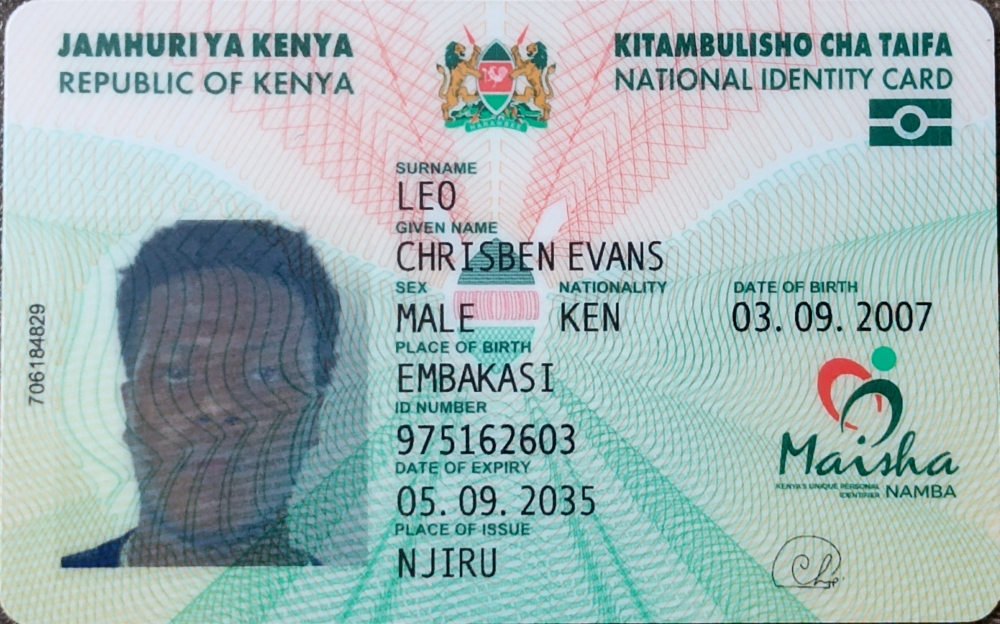
#> input picture backend/data/forensics/original/IMG_20250924_121136_884~2.jpg, 2998 x 1872 px (shown at 1/3 size)
$ python -i ocr_fix.py   (imports and definitions only)   (older library calls are emulated)
#> lines starting #> are read from the running program, lines starting #| are printed output that depends on the picture; after the words box and inside, x2 and y2 are one past the last pixel; in counts of white or black regions, pixels touching at a corner belong together
#> further down, picture is the input picture: shape (1872, 2998, 3); mean B, G, R 182.2, 182, 161.5
### backend/app/logic/image_utils.py
"""
image_utils.py  —  centralised image normalisation utilities.
Place at:  app/logic/image_utils.py
"""
import cv2
import numpy as np
from typing import Optional


def ensure_bgr_image(image: np.ndarray, source_is_rgb: bool = False) -> np.ndarray:
#> called with source_is_rgb = False
    if image is None:
        raise ValueError("ensure_bgr_image received None")
    if image.dtype != np.uint8:
        if image.dtype in (np.float32, np.float64):
            image = (image * 255 if image.max() <= 1.0 else image).clip(0, 255).astype(np.uint8)
        else:
            image = image.astype(np.uint8)
    if image.ndim == 2:
        return cv2.cvtColor(image, cv2.COLOR_GRAY2BGR)
    if image.ndim == 3:
        ch = image.shape[2]
        if ch == 1: return cv2.cvtColor(image[:, :, 0], cv2.COLOR_GRAY2BGR)
        if ch == 3: return cv2.cvtColor(image, cv2.COLOR_RGB2BGR) if source_is_rgb else image
        if ch == 4: return cv2.cvtColor(image, cv2.COLOR_BGRA2BGR)
    raise ValueError(f"ensure_bgr_image: unexpected shape {image.shape} / dtype {image.dtype}")


def ensure_gray_image(image: np.ndarray) -> np.ndarray:
    if image is None:
        raise ValueError("ensure_gray_image received None")
    return cv2.cvtColor(ensure_bgr_image(image), cv2.COLOR_BGR2GRAY)


# [7 lines left out: function decode_image_safe, not called in this run]

### backend/app/services/document_service.py
from app.logic.ocr_fix import _prepare_for_ocr, _score_ocr_text
from app.logic.handheld_ocr import extract_text_handheld
"""
document_service.py  v4
Kenyan National ID — targeted extraction.

TWO strategies run in parallel, best result wins:
  A) MRZ crop  — crops bottom 30% of back image (white bg, monospace font)
                  → most reliable, used for back-of-card images
  B) Color mask — masks out the teal/green guilloche background on front
                  → used for front-of-card images
"""

import cv2, numpy as np, base64, logging, re
from typing import Optional
from datetime import datetime
from PIL import Image
import pytesseract
from app.logic.ocr_fix import _ocr_variants_improved
from app.logic.image_utils import ensure_bgr_image, ensure_gray_image, decode_image_safe

logger = logging.getLogger(__name__)


# ─────────────────────────────────────────────────────────────────────────────
#  LOW-LEVEL HELPERS
# ─────────────────────────────────────────────────────────────────────────────

# [6 lines left out: function _scale_up, not called in this run]


def _rotate(img: np.ndarray, angle: int) -> np.ndarray:
    if angle == 0:   return img
    if angle == 90:  return cv2.rotate(img, cv2.ROTATE_90_CLOCKWISE)
    if angle == 180: return cv2.rotate(img, cv2.ROTATE_180)
    if angle == 270: return cv2.rotate(img, cv2.ROTATE_90_COUNTERCLOCKWISE)
    return img


def _correct_rotation(bgr: np.ndarray) -> np.ndarray:
    gray = ensure_gray_image(bgr)
    _, binary = cv2.threshold(gray, 0, 255, cv2.THRESH_BINARY_INV + cv2.THRESH_OTSU)
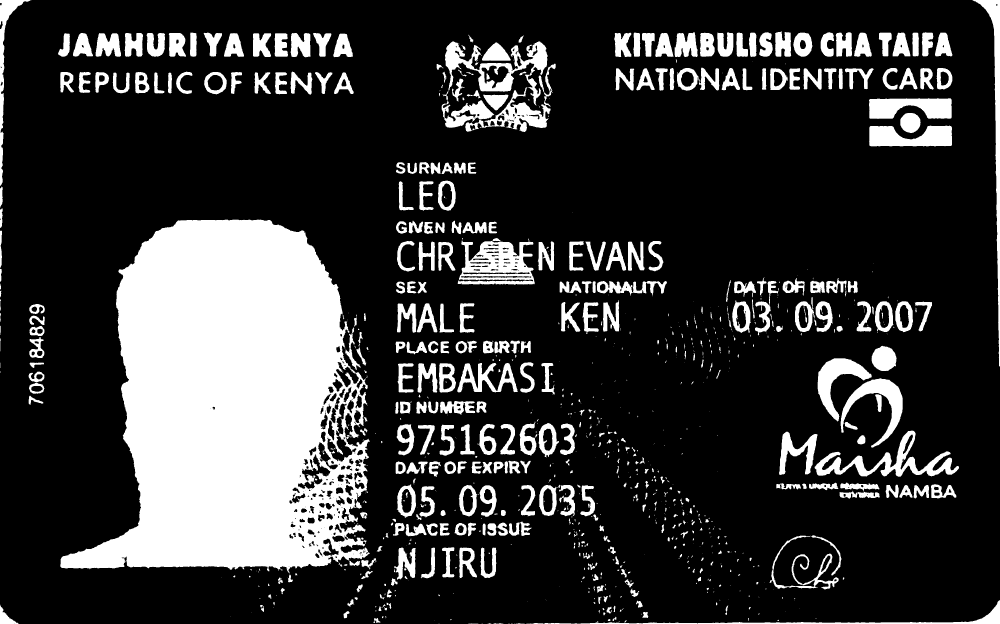
#> binary: shape (1872, 2998) (shown at 1/3 size); 20.9% white; 1070 white regions (533 under 20 px), largest, box (x1, y1, x2, y2) and area: (181, 659, 1110, 1718) 658148, (1373, 721, 1604, 854) 18915, (1335, 124, 1643, 316) 17205
    best_angle, best_var = 0, -1.0
    for angle in (0, 90, 180, 270):
        var = float(np.var(np.sum(_rotate(binary, angle), axis=1).astype(float)))
        if var > best_var:
            best_var, best_angle = var, angle
#> this loop made 4 passes
#> (best_var, best_angle) on pass 1: (1.08e+10, 0)
#> after the loop, best_angle = 0; best_var = 1.08e+10
    return _rotate(bgr, best_angle) if best_angle else bgr


# [576 lines left out: functions _real_word_score, _ocr_mrz_region, _ocr_color_mask, _ocr_red_channel, _is_handheld_photo, _ocr_variants_improved and 10 more, not called in this run]


# ─────────────────────────────────────────────────────────────────────────────
#  DOCUMENT SCANNING SERVICE
# ─────────────────────────────────────────────────────────────────────────────

class DocumentScanningService:

    def __init__(self):
        try:
            pytesseract.pytesseract.tesseract_cmd = "/usr/bin/tesseract"
        except Exception:
            logger.warning("Tesseract not found")

    # [129 lines left out: functions decode_base64_image, analyze_document_quality, detect_forgery_indicators, detect_document_type, _passport_fields, process_document, not called in this run]


# ─────────────────────────────────────────────────────────────────────────────
#  GLOBAL INSTANCE + PIPELINE HELPERS
# ─────────────────────────────────────────────────────────────────────────────

document_service = DocumentScanningService()


# [19 lines left out: function detect_pixel_anomalies, not called in this run]


def calculate_forgery_score(image: np.ndarray) -> float:
    return detect_pixel_anomalies(image).get("anomaly_score", 0.5)


def get_reconstruction(image: np.ndarray) -> np.ndarray:
    try:   return ensure_gray_image(image)
    except: return image


# ─────────────────────────────────────────────────────────────────────────────
#  SELF-TEST
# ─────────────────────────────────────────────────────────────────────────────

# [54 lines that do not run on import are left out]

### backend/app/logic/ocr_fix.py

# ── IMPROVED _ocr_variants for real ID card photos ────────────────────────────
# Replaces the existing _ocr_variants function in document_scanning_service.py
# Key improvements:
#   1. Downscale huge images to ~1400px width before OCR (not upscale)
#   2. Aggressive background removal using morphological tophat
#   3. Multiple crop attempts on different regions of the card
#   4. Score OCR results by % of recognisable words vs noise

import cv2, numpy as np
from PIL import Image
import pytesseract, re

# [158 lines left out: functions _prepare_for_ocr, _score_ocr_text, _ocr_variants_improved, not called in this run]
    h, w = bgr.shape[:2]

    # 1. Resize: target 1400px on longest side
    #    (too large = background noise dominates; too small = text lost)
    max_dim = max(h, w)
    if max_dim > 1600:
        scale = 1400 / max_dim
        bgr = cv2.resize(bgr, None, fx=scale, fy=scale,
                         interpolation=cv2.INTER_AREA)   # AREA is best for downscaling
    elif max_dim < 800:
        scale = 1400 / max_dim
        bgr = cv2.resize(bgr, None, fx=scale, fy=scale,
                         interpolation=cv2.INTER_CUBIC)

    gray = ensure_gray_image(bgr)
    h2, w2 = gray.shape[:2]

    variants = []

    # A. CLAHE + Otsu  (baseline)
    clahe = cv2.createCLAHE(clipLimit=2.0, tileGridSize=(8,8))
    enh   = clahe.apply(gray)
    _, ot = cv2.threshold(enh, 0, 255, cv2.THRESH_BINARY + cv2.THRESH_OTSU)
    variants.append(("otsu", ot))

    # B. Adaptive threshold  (handles uneven lighting on ID gradients)
    ada = cv2.adaptiveThreshold(enh, 255,
          cv2.ADAPTIVE_THRESH_GAUSSIAN_C, cv2.THRESH_BINARY, 11, 4)
    variants.append(("adaptive", ada))

    # C. Morphological tophat  (isolates bright text on dark background)
    kernel = cv2.getStructuringElement(cv2.MORPH_RECT, (15, 3))
    tophat = cv2.morphologyEx(gray, cv2.MORPH_TOPHAT, kernel)
    _, tt  = cv2.threshold(tophat, 0, 255, cv2.THRESH_BINARY + cv2.THRESH_OTSU)
    variants.append(("tophat", tt))

    # D. Blackhat  (isolates dark text on bright background)
    bhat = cv2.morphologyEx(gray, cv2.MORPH_BLACKHAT, kernel)
    _, bh = cv2.threshold(bhat, 0, 255, cv2.THRESH_BINARY + cv2.THRESH_OTSU)
    variants.append(("blackhat", bh))

    # E. Sharpened  (helps with slightly blurry photos)
    sharp_k = np.array([[0,-1,0],[-1,5,-1],[0,-1,0]])
    sharp   = cv2.filter2D(enh, -1, sharp_k)
    _, sh   = cv2.threshold(sharp, 0, 255, cv2.THRESH_BINARY + cv2.THRESH_OTSU)
    variants.append(("sharp_otsu", sh))

    # F. Right half only  (ID number + dates are usually on the right)
    right = enh[:, w2//2:]
    _, rr = cv2.threshold(right, 0, 255, cv2.THRESH_BINARY + cv2.THRESH_OTSU)
    variants.append(("right_half", rr))

    # G. Left half  (name is usually on the left side, below the photo)
    left = enh[h2//3:, :w2//2]   # skip top third (logo area)
    _, ll = cv2.threshold(left, 0, 255, cv2.THRESH_BINARY + cv2.THRESH_OTSU)
    variants.append(("left_lower", ll))

    # H. Bottom 60%  (most text fields are in the lower portion)
    bottom = enh[int(h2*0.35):]
    _, bo  = cv2.threshold(bottom, 0, 255, cv2.THRESH_BINARY + cv2.THRESH_OTSU)
    ada_bo = cv2.adaptiveThreshold(bottom, 255,
             cv2.ADAPTIVE_THRESH_GAUSSIAN_C, cv2.THRESH_BINARY, 11, 4)
    variants.append(("bottom_otsu", bo))
    variants.append(("bottom_ada",  ada_bo))

    return variants


def _score_ocr_text(text: str) -> float:
    """
    Score OCR output quality — higher = more likely real text.
    Penalises noise characters, rewards recognisable words.
    """
    if not text or len(text) < 10:
        return 0.0

    words = text.split()
    if not words:
        return 0.0

    # Count words that look like real words (mostly letters, 2+ chars)
    real_words = sum(1 for w in words
                     if len(w) >= 2 and sum(c.isalpha() for c in w) / len(w) > 0.6)

    # Bonus for known Kenyan ID keywords
    keywords = [
        "KENYA", "REPUBLIC", "NATIONAL", "IDENTITY", "SURNAME",
        "GIVEN", "MALE", "FEMALE", "SEX", "DATE", "BIRTH",
        "JAMHURI", "KITAMBULISHO", "KEN", "EXPIRY", "PLACE",
    ]
    keyword_hits = sum(1 for kw in keywords if kw in text.upper())

    score = (real_words / len(words)) + (keyword_hits * 0.1)
    return score


def _ocr_variants_improved(image: np.ndarray) -> str:
    """
    Improved OCR for real ID card photos.
    Uses multiple preprocessing strategies and picks the best result.
    """
    from app.logic.image_utils import ensure_bgr_image
    from app.services.document_service import _correct_rotation

    bgr = _correct_rotation(ensure_bgr_image(image))

    configs = [
        "--oem 3 --psm 6 -l eng",
        "--oem 3 --psm 3 -l eng",
        "--oem 3 --psm 11 -l eng",
        "--oem 3 --psm 4 -l eng",
        "--oem 3 --psm 6 -l eng+swa",
    ]

    best_text, best_score = "", 0.0
    variants = _prepare_for_ocr(bgr)
#> in _prepare_for_ocr, `_, rr = cv2.threshold(right, 0, 255, cv2.THRESH_BINARY + cv2.THRESH_OT..`:
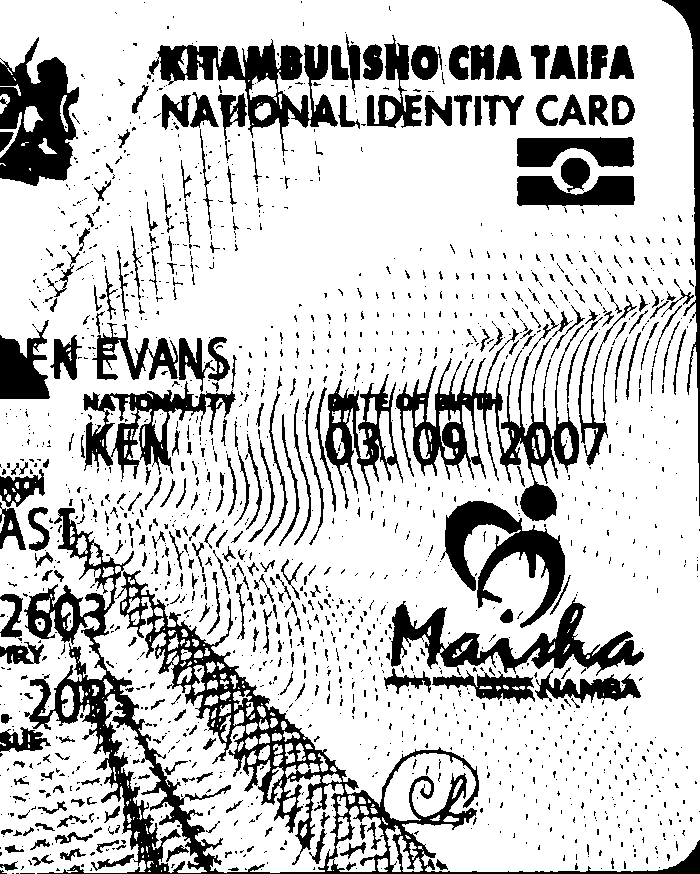
#> rr: shape (874, 700); 78.5% white; 1659 black regions (1336 under 20 px), largest, box (x1, y1, x2, y2) and area: (24, 508, 700, 874) 28310, (396, 309, 584, 521) 8826, (0, 37, 79, 186) 7109
#> in _prepare_for_ocr, `left = enh[h2//3:, :w2//2]`:
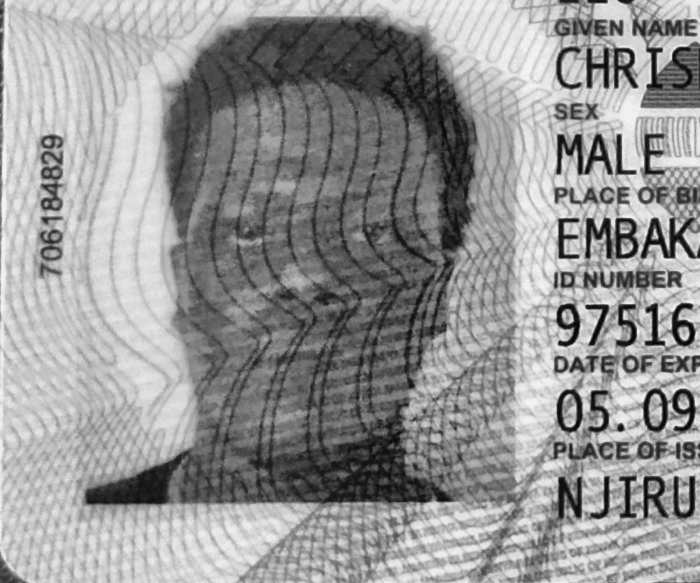
#> left: shape (583, 700); min 2, max 246, mean 148.5
#> in _prepare_for_ocr, `_, ll = cv2.threshold(left, 0, 255, cv2.THRESH_BINARY + cv2.THRESH_OTSU)`:
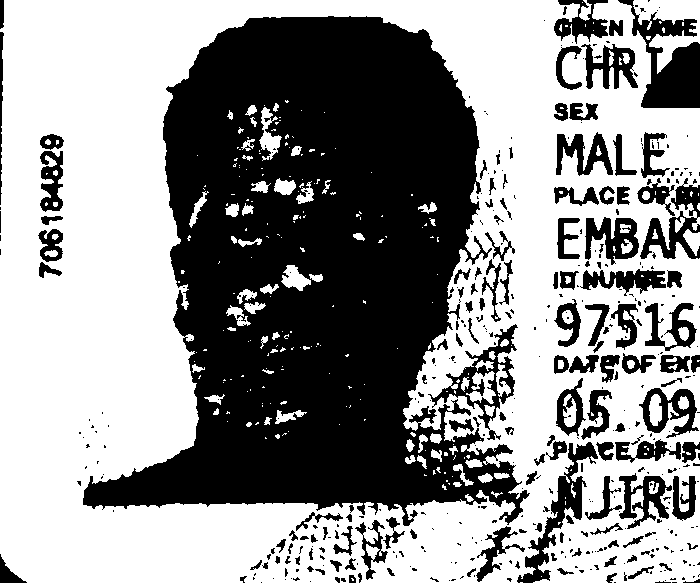
#> ll: shape (583, 700); 57.4% white; 430 black regions (282 under 20 px), largest, box (x1, y1, x2, y2) and area: (83, 16, 530, 526) 131797, (618, 0, 700, 108) 4007, (517, 442, 598, 583) 2445
#> in _prepare_for_ocr, `bottom = enh[int(h2*0.35):]`:
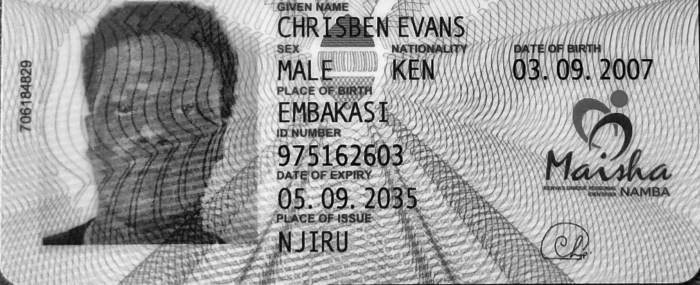
#> bottom: shape (569, 1400) (shown at 1/2 size); min 1, max 246, mean 158.5
#> in _prepare_for_ocr, `_, bo  = cv2.threshold(bottom, 0, 255, cv2.THRESH_BINARY + cv2.THRESH_..`:
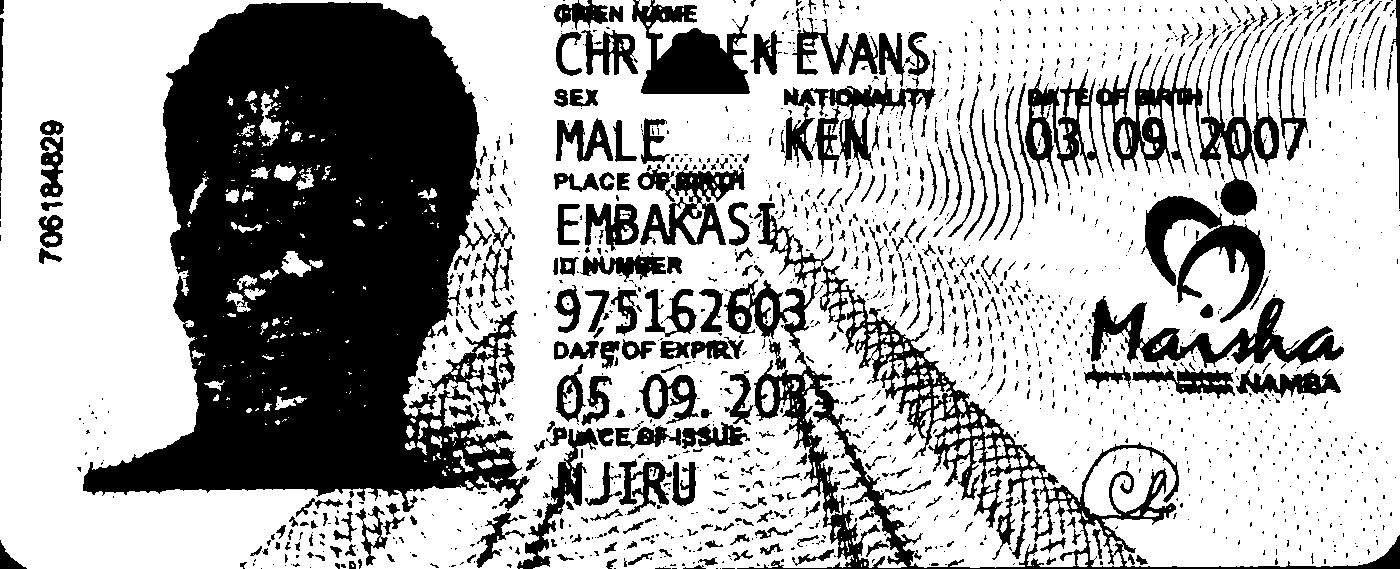
#> bo: shape (569, 1400); 67.4% white; 1659 black regions (1266 under 20 px), largest, box (x1, y1, x2, y2) and area: (83, 2, 530, 512) 131797, (724, 203, 1400, 569) 25254, (1096, 42, 1258, 216) 7300
#> in _prepare_for_ocr, `ada_bo = cv2.adaptiveThreshold(bottom, 255, cv2.ADAPTIVE_THRESH_GAUSSI..`:
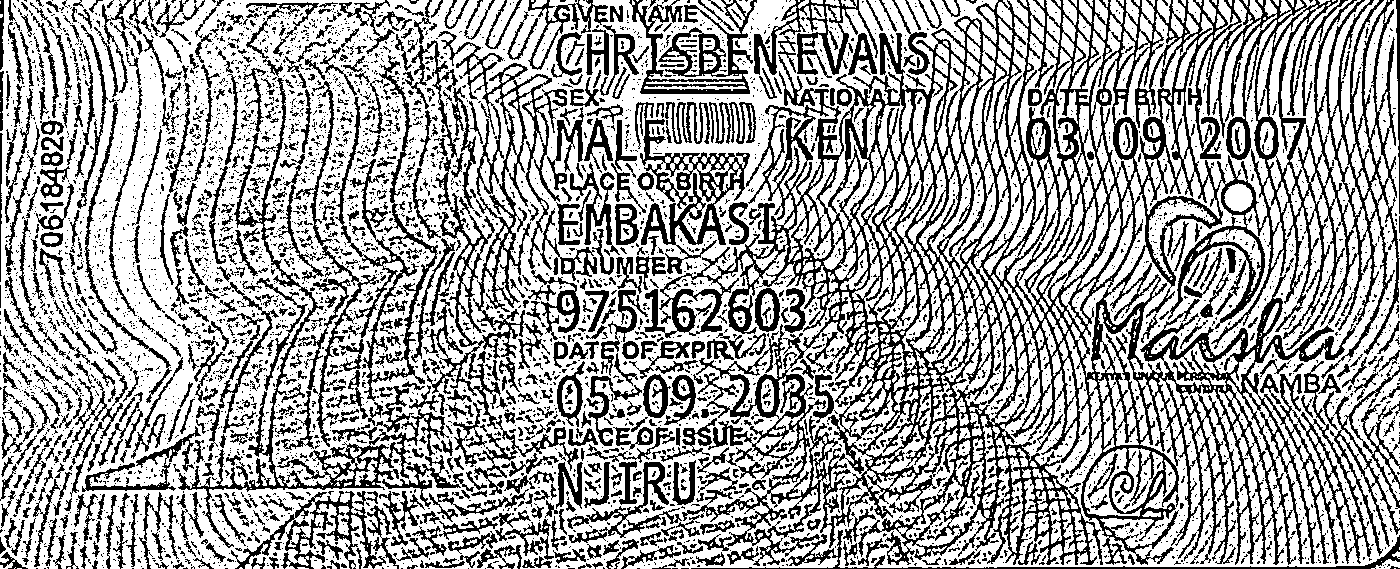
#> ada_bo: shape (569, 1400); 64.8% white; 5136 black regions (4239 under 20 px), largest, box (x1, y1, x2, y2) and area: (644, 0, 1400, 566) 114521, (423, 31, 567, 429) 9591, (178, 78, 449, 548) 6482

    for name, arr in variants:
        pil = Image.fromarray(arr)
        for cfg in configs[:3]:   # top 3 configs per variant
            try:
                text  = pytesseract.image_to_string(pil, config=cfg).strip()
                score = _score_ocr_text(text)
                if score > best_score:
                    best_score = score
                    best_text  = text
            except Exception:
                pass

    # Also try original colour image (sometimes better than binary)
    try:
        from PIL import Image as PILImage
        rgb  = cv2.cvtColor(bgr, cv2.COLOR_BGR2RGB)
        # Resize for OCR
        h, w = rgb.shape[:2]
        if max(h,w) > 1600:
            scale = 1400 / max(h,w)
            rgb = cv2.resize(rgb, None, fx=scale, fy=scale, interpolation=cv2.INTER_AREA)
        text  = pytesseract.image_to_string(
            PILImage.fromarray(rgb), config="--oem 3 --psm 6 -l eng").strip()
        score = _score_ocr_text(text)
        if score > best_score:
            best_score = score
            best_text  = text
    except Exception:
        pass

    import logging
    logging.getLogger(__name__).info(
        f"OCR best score: {best_score:.3f}  len: {len(best_text)}")
    return best_text

>>> import cv2
>>> picture = cv2.imread('../../data/forensics/original/IMG_20250924_121136_884~2.jpg')
>>> result = _ocr_variants_improved(picture)
#> in _ocr_variants_improved, `variants = _prepare_for_ocr(bgr)`: variants = 9 items
#> the loop in _ocr_variants_improved, `for name, arr in variants:` made 1 pass
#> name on pass 1: 'otsu'
#> after the loop in _ocr_variants_improved, `for name, arr in variants:`: best_score = 0; best_text = ''
#> (the run stopped early here; a loop or call above may not have finished)
